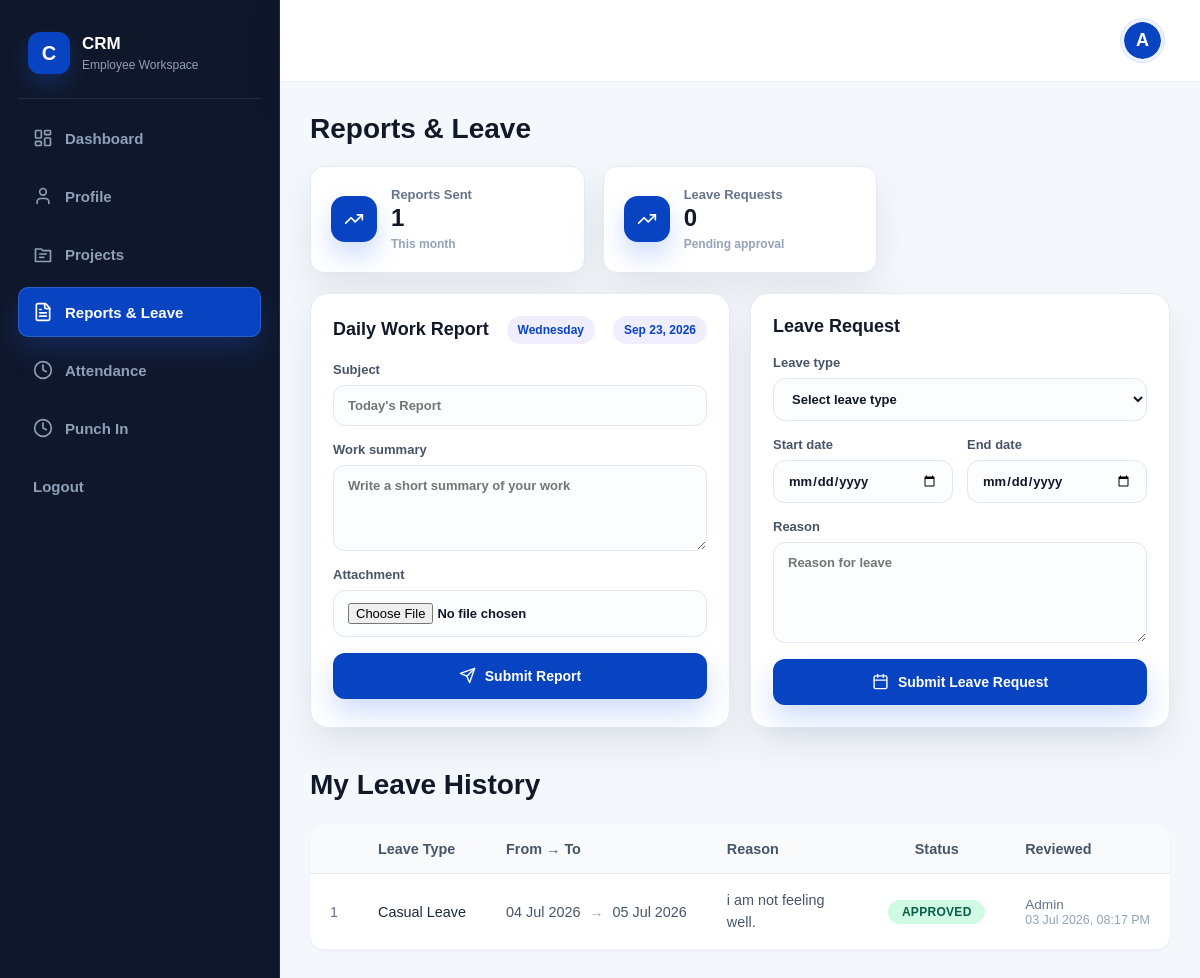
/dashboard/employee/reports/ (signed in), run on the app's committed database.
### employees/models.py (models this page shows, shortened)
class Employee(models.Model):
    EMPLOYMENT_STATUS = [
        ("ACTIVE",   "Active"),
        ("INACTIVE", "Inactive"),
        ("RESIGNED", "Resigned"),
    ]
    user = models.OneToOneField(
        User,
        on_delete=models.CASCADE,
        related_name="employee_profile"
    )
    first_name        = models.CharField(max_length=100)
    last_name         = models.CharField(max_length=100)
    phone             = models.CharField(max_length=15, unique=True)
    profile_image     = models.ImageField(upload_to="profiles/", null=True, blank=True)
    address           = models.TextField(blank=True)
    date_of_birth     = models.DateField(null=True, blank=True)
    emergency_contact = models.CharField(max_length=15, blank=True)
    bio = models.TextField(blank=True, null=True)
    skills = models.JSONField(default=list, blank=True)
    employee_code     = models.CharField(max_length=20, unique=True, blank=True)
    employment_status = models.CharField(max_length=20, choices=EMPLOYMENT_STATUS, default="ACTIVE")
    department        = models.ForeignKey(
        Department,
        on_delete=models.SET_NULL,
        null=True, blank=True,
        related_name="employees"
    )
    designation       = models.ForeignKey(
        Designation,
        on_delete=models.SET_NULL,
        null=True, blank=True,
        related_name="employees"
    )
    joining_date      = models.DateField()
    bank_account = models.CharField(max_length=50, blank=True)
    bank_name     = models.CharField(max_length=100, blank=True)
    salary            = models.DecimalField(max_digits=10, decimal_places=2)
    created_at        = models.DateTimeField(auto_now_add=True)
    updated_at        = models.DateTimeField(auto_now=True)

### report/models.py (models this page shows, shortened)
class Leave(models.Model):
    LEAVE_TYPE_CHOICES = [
        ("sick_leave", "Sick Leave"),
        ("casual_leave", "Casual Leave"),
        ("emergency_leave", "Emergency Leave"),
        ("paid_leave", "Paid Leave"),
        ("unpaid_leave", "Unpaid Leave"),
    ]
    STATUS_CHOICES = [
        ("pending", "Pending"),
        ("approved", "Approved"),
        ("rejected", "Rejected"),
    ]
    employee = models.ForeignKey(
        Employee,
        on_delete=models.CASCADE,
        related_name="leaves",
    )
    leave_type = models.CharField(max_length=20, choices=LEAVE_TYPE_CHOICES)
    start_date = models.DateField()
    end_date = models.DateField()
    reason = models.TextField()
    status = models.CharField(
        max_length=20,
        choices=STATUS_CHOICES,
        default="pending",
    )
    reviewed_by = models.ForeignKey(
        settings.AUTH_USER_MODEL,
        on_delete=models.SET_NULL,
        null=True,
        blank=True,
        related_name="reviewed_leaves",
    )
    reviewed_at = models.DateTimeField(null=True, blank=True)
    created_at = models.DateTimeField(auto_now_add=True)
    updated_at = models.DateTimeField(auto_now=True)
    class Meta:
        db_table = "Leave"
        ordering = ["-created_at"]

### dashboard/views.py (the view, shortened to what this page needs)
@role_required("employee")
def employee_reports(request):
    employee = get_object_or_404(Employee, user=request.user)
    today = timezone.localdate()
    context = {
        "employee": employee,
        "leave_types": Leave.LEAVE_TYPE_CHOICES,
        "leaves": Leave.objects.filter(employee=employee).order_by("-id"),
        "reports_count": Report.objects.filter(
            employee=employee,
            report_date__year=today.year,
            report_date__month=today.month,
        ).count(),
        "leave_count": Leave.objects.filter(employee=employee, status="pending").count(),
    }
    return render(request, "employee/reports.html", context)

### accounts/utils.py (called while the page is built)
def is_mobile_device(request):
    user_agent = request.META.get('HTTP_USER_AGENT', '').lower()
    mobile_keywords = [
        'android', 'iphone', 'ipad', 'ipod', 'blackberry',
        'windows phone', 'opera mini', 'mobile', 'webos',
        'iemobile', 'silk'
    ]
    for keyword in mobile_keywords:
        if keyword in user_agent:
            return True
    return False

### dashboard/views.py (called while the page is built)
def role_required(*allowed_roles):
    def decorator(view_func):
        @login_required
        @wraps(view_func)
        def wrapper(request, *args, **kwargs):
            if request.user.role not in allowed_roles:
                raise PermissionDenied
            return view_func(request, *args, **kwargs)
        return wrapper
    return decorator

### dashboard/templates/employee/reports.html (shortened to what this page needs)
{% extends 'employee/base.html' %}
{% load static %}
{% block content %}
<div class="employee-layout">
  <aside class="empsidebar">
<div class="sidebar-brand">
  <div class="brand-mark">C</div>
  <div>
    <h2>CRM</h2>
    <p>Employee Workspace</p>
  </div>
</div>
<ul class="sidebar-menu">
  <li>
    <a href="{% url 'dashboard:employee_dashboard' %}">
      <span>Dashboard</span>
    </a>
  </li>
  <li>
    <a href="{% url 'dashboard:employee_profile' %}">
      <svg width="20" height="20" viewBox="0 0 24 24" fill="none"
           stroke="currentColor" stroke-width="2"
           stroke-linecap="round" stroke-linejoin="round">
        <path d="M19 21v-2a4 4 0 0 0-4-4H9a4 4 0 0 0-4 4v2"/>
        <circle cx="12" cy="7" r="4"/>
      </svg>
      <span>Profile</span>
    </a>
  </li>
  <li>
    <a href="{% url 'dashboard:employee_projects' %}">
      <svg width="20" height="20" viewBox="0 0 24 24" fill="none"
           stroke="currentColor" stroke-width="2"
           stroke-linecap="round" stroke-linejoin="round">
        <path d="M10 6H3v15h18V8h-9l-2-2z"/>
        <path d="M8 12h8"/>
        <path d="M8 16h5"/>
      </svg>
      <span>Projects</span>
    </a>
  </li>
  <li class="active">
    <a href="{% url 'dashboard:employee_reports' %}">
      <svg width="20" height="20" viewBox="0 0 24 24" fill="none"
           stroke="currentColor" stroke-width="2"
           stroke-linecap="round" stroke-linejoin="round">
        <path d="M15 2H6a2 2 0 0 0-2 2v16a2 2 0 0 0 2 2h12a2 2 0 0 0 2-2V7z"/>
        <path d="M14 2v4a2 2 0 0 0 2 2h4"/>
        <path d="M10 9H8"/>
        <path d="M16 13H8"/>
        <path d="M16 17H8"/>
      </svg>
      <span>Reports & Leave</span>
    </a>
  </li>
  <li>
    <a href="{% url 'dashboard:employee_attendance' %}">
      <svg width="20" height="20" viewBox="0 0 24 24" fill="none"
           stroke="currentColor" stroke-width="2"
           stroke-linecap="round" stroke-linejoin="round">
        <circle cx="12" cy="12" r="10"/>
        <polyline points="12 6 12 12 16 14"/>
      </svg>
      <span>Attendance</span>
    </a>
  </li>
  <li>
    <a href="{% url 'dashboard:employee_punchin' %}">
      <svg width="20" height="20" viewBox="0 0 24 24" fill="none"
           stroke="currentColor" stroke-width="2"
           stroke-linecap="round" stroke-linejoin="round">
        <circle cx="12" cy="12" r="10"/>
        <polyline points="12 6 12 12 16 14"/>
      </svg>
      <span>Punch In</span>
    </a>
  </li>
    <li>
        <form method="post" action="{% url 'logout' %}" class="sidebar-logout-form">
          <button type="submit">
            <span>Logout</span>
          </button>
        </form>
      </li>
</ul>
  </aside>
  <div class="employee-main">
<header class="myheader">
  <div>
    <ul class="header-right">
      <li class="header-avatar">
        <a href="{% url 'dashboard:employee_profile' %}">
          {% if employee.profile_image %}
            <img src="{{ employee.profile_image.url }}" alt="{{ employee.full_name }}">
          {% else %}
            <span class="avatar-fallback">{{ employee.first_name|first|default:"P" }}</span>
          {% endif %}
        </a>
      </li>
    </ul>
  </div>
</header>
<main class="employee-content">
  <section class="reports-section">
    <div class="section-topbar">
      <div>
        <h2>Reports & Leave</h2>
      </div>
    </div>
    <div class="progress-card-grid">
      <article class="work-progress-card">
        <div class="progress-card-icon">
          <svg width="20" height="20" viewBox="0 0 24 24"
               fill="none" stroke="currentColor"
               stroke-width="2" stroke-linecap="round"
               stroke-linejoin="round">
            <polyline points="22 7 13.5 15.5 8.5 10.5 2 17"/>
            <polyline points="16 7 22 7 22 13"/>
          </svg>
        </div>
        <div>
          <p>Reports Sent</p>
          <h3>{{ reports_count }}</h3>
          <span>This month</span>
        </div>
      </article>
      <article class="work-progress-card">
        <div class="progress-card-icon">
          <svg width="20" height="20" viewBox="0 0 24 24"
               fill="none" stroke="currentColor"
               stroke-width="2" stroke-linecap="round"
               stroke-linejoin="round">
            <polyline points="22 7 13.5 15.5 8.5 10.5 2 17"/>
            <polyline points="16 7 22 7 22 13"/>
          </svg>
        </div>
        <div>
          <p>Leave Requests</p>
          <h3>{{ leave_count }}</h3>
          <span>Pending approval</span>
        </div>
      </article>
    </div>
    <div class="report-grid">
        <form method="POST"  enctype="multipart/form-data"  class="report-card">
          <div class="form-heading">
            <h3>Daily Work Report</h3>
            <span id="weekdayLabel"></span>
            <span id="dateLabel"></span>
          </div>
          <label>
            Subject
            <input type="text"
                  placeholder="Today's Report"
                  name="taskCompleted">
          </label>
          <label>
            Work summary
            <textarea
              placeholder="Write a short summary of your work"
              rows="4"
              name="workSummary"></textarea>
          </label>
      <label>
        Attachment
        <input type="file" name="attachment" accept="image/*">
      </label>
          <button class="primary-action"
                  type="submit"
                  name="submit_report"
                  value="1">
            <svg width="17" height="17" viewBox="0 0 24 24"
                fill="none" stroke="currentColor"
                stroke-width="2" stroke-linecap="round"
                stroke-linejoin="round">
              <path d="m22 2-7 20-4-9-9-4Z"/>
              <path d="M22 2 11 13"/>
            </svg>
            Submit Report
          </button>
        </form>
      <form method="POST" class="report-card">
        <div class="form-heading">
          <h3>Leave Request</h3>
        </div>
        <label>
          Leave type
          <select name="leaveType">
            <option value="" disabled selected>
              Select leave type
            </option>
          </select>
        </label>
        <div class="date-fields">
          <label>
            Start date
            <input type="date" name="startDate">
          </label>
          <label>
            End date
            <input type="date" name="endDate">
          </label>
        </div>
        <label>
          Reason
          <textarea
            placeholder="Reason for leave"
            rows="5"
            name="reason"></textarea>
        </label>
        <button class="primary-action"
                type="submit"
                name="submit_leave"
                value="1">
          <svg width="17" height="17" viewBox="0 0 24 24"
               fill="none" stroke="currentColor"
               stroke-width="2" stroke-linecap="round"
               stroke-linejoin="round">
            <path d="M8 2v4"/>
            <path d="M16 2v4"/>
            <rect width="18" height="18" x="3" y="4" rx="2"/>
            <path d="M3 10h18"/>
          </svg>
          Submit Leave Request
        </button>
      </form>
    </div>
<section class="reports-section" style="margin-top: 2.5rem;">
  <div class="section-topbar" style="margin-bottom: 1.5rem;">
    <div>
      <h2>My Leave History</h2>
    </div>
  </div>
  {% if leaves %}
    <div style="
      background: #fff;
      border-radius: 1rem;
      box-shadow: 0 1px 3px rgba(0,0,0,0.05);
      overflow: hidden;
    ">
      <div style="
        overflow-x: auto;
        max-height: 400px;        /* ✅ 400px ke baad scroll aa jayega */
        overflow-y: auto;         /* ✅ Vertical scroll enable */
      ">
        <table style="width: 100%; border-collapse: collapse; font-size: 0.9rem;">
          <thead style="position: sticky; top: 0; z-index: 1;">
            <tr style="background: #f8fafc; border-bottom: 1px solid #e2e8f0;">
              <th style="padding: 1rem 1.25rem; text-align: left; font-weight: 600; color: #475569; white-space: nowrap;"></th>
              <th style="padding: 1rem 1.25rem; text-align: left; font-weight: 600; color: #475569; white-space: nowrap;">Leave Type</th>
              <th style="padding: 1rem 1.25rem; text-align: left; font-weight: 600; color: #475569; white-space: nowrap;">From → To</th>
              <th style="padding: 1rem 1.25rem; text-align: left; font-weight: 600; color: #475569; white-space: nowrap;">Reason</th>
              <th style="padding: 1rem 1.25rem; text-align: center; font-weight: 600; color: #475569; white-space: nowrap;">Status</th>
              <th style="padding: 1rem 1.25rem; text-align: left; font-weight: 600; color: #475569; white-space: nowrap;">Reviewed</th>
            </tr>
          </thead>
          <tbody>
            {% for leave in leaves %}
            <tr style="border-bottom: 1px solid #f1f5f9;">
              <td style="padding: 1rem 1.25rem; color: #64748b; font-weight: 500;">{{ forloop.counter }}</td>
              <td style="padding: 1rem 1.25rem; color: #1e293b; font-weight: 500; white-space: nowrap;">
                {{ leave.get_leave_type_display }}
              </td>
              <td style="padding: 1rem 1.25rem; color: #475569; white-space: nowrap;">
                {{ leave.start_date|date:"d M Y" }}
                <span style="color: #94a3b8; margin: 0 0.3rem;">→</span>
                {{ leave.end_date|date:"d M Y" }}
              </td>
              <td style="padding: 1rem 1.25rem; color: #475569; max-width: 300px; line-height: 1.5;">
                {{ leave.reason }}
              </td>
              <td style="padding: 1rem 1.25rem; text-align: center;">
                <span style="
                  display: inline-block;
                  padding: 0.3rem 0.85rem;
                  border-radius: 999px;
                  font-size: 0.75rem;
                  font-weight: 600;
                  text-transform: uppercase;
                  letter-spacing: 0.025em;
                  {% if leave.status == 'pending' %}
                    background: #fef3c7; color: #92400e;
                  {% elif leave.status == 'approved' %}
                    background: #d1fae5; color: #065f46;
                  {% elif leave.status == 'rejected' %}
                    background: #fee2e2; color: #991b1b;
                  {% endif %}
                ">
                  {{ leave.get_status_display }}
                </span>
              </td>
              <td style="padding: 1rem 1.25rem; color: #64748b; font-size: 0.85rem; white-space: nowrap;">
                {% if leave.reviewed_by %}
                  Admin
                  {% if leave.reviewed_at %}
                    <br><span style="color: #94a3b8; font-size: 0.78rem;">{{ leave.reviewed_at|date:"d M Y, h:i A" }}</span>
                  {% endif %}
                {% else %}
                  <span style="color: #cbd5e1;">—</span>
                {% endif %}
              </td>
            </tr>
            {% endfor %}
          </tbody>
        </table>
      </div>
    </div>
  {% else %}
    <div class="report-card" style="text-align: center; padding: 2.5rem;">
      <p style="color: #6b7280; margin: 0;">No leave requests found.</p>
    </div>
  {% endif %}
</section>
  </section>
</main>
  </div>
</div>
<link rel="stylesheet"
      href="{% static 'css/employee/reports.css' %}">
{% endblock %}

### data on the page
Employee: first_name|first "A"
Leave: leave_type "Casual Leave", start_date "04 Jul 2026", end_date "05 Jul 2026", reason "i am not feeling well.", status "APPROVED", reviewed_at "03 Jul 2026, 08:17 PM"

### other printed values
{{ reports_count }} "1"
{{ leave_count }} "0"
